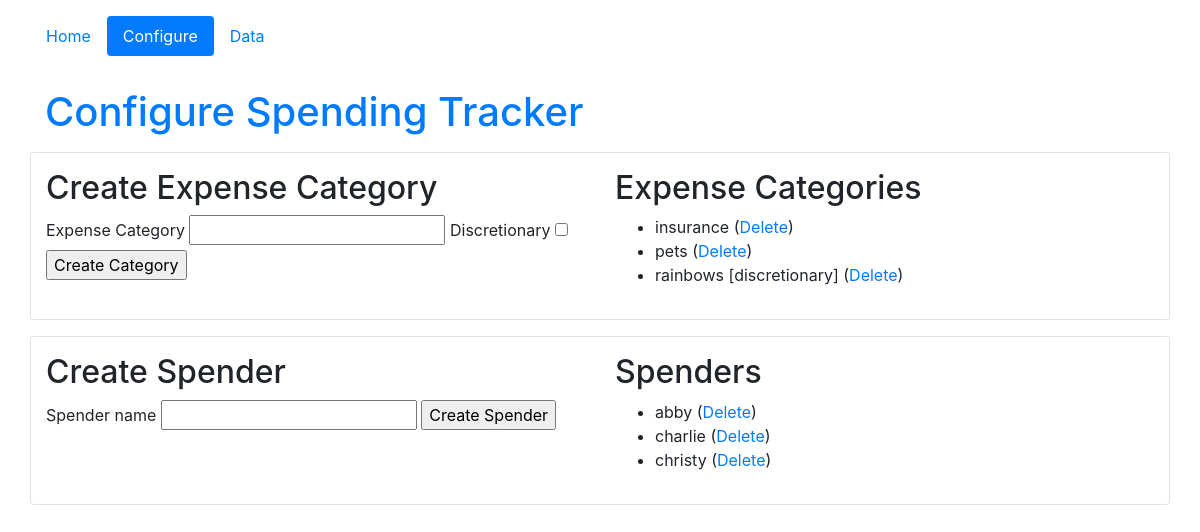
The app's page /configure, older data.
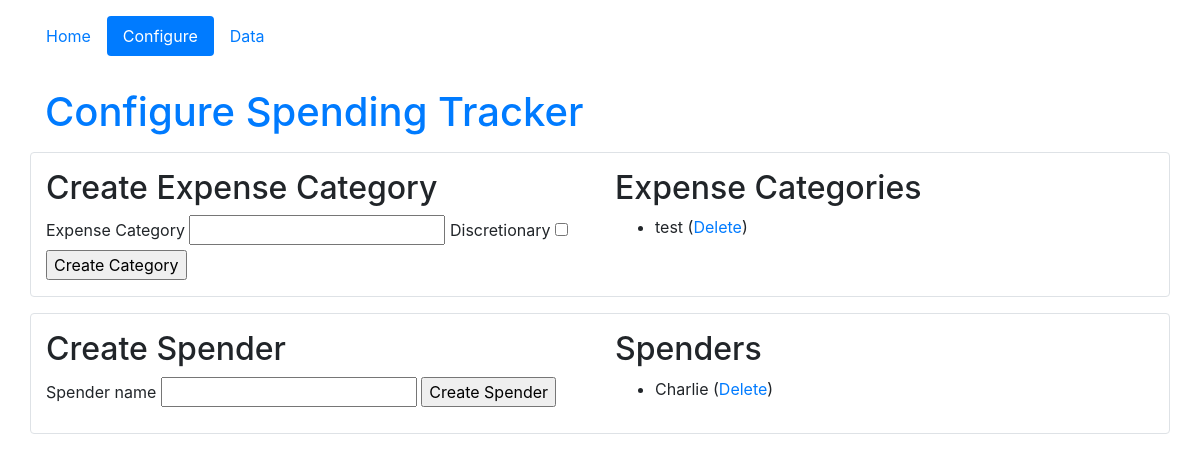
The same page, newer data.
### tracker_app/models.py (models this page shows, shortened)
class Category(db.Model):
	categoryId = db.Column(db.Integer, primary_key=True)
	expenseCategory = db.Column(db.String(50), unique=True, nullable=False)
	discretionary = db.Column(db.Boolean, nullable=False)
	expenses = db.relationship("Expense", backref="myCategory")

class User(db.Model):
    userId = db.Column(db.Integer, primary_key=True)
    username = db.Column(db.String(20), unique=True, nullable=False)
    expenses = db.relationship("Expense", backref="spender")

### tracker_app/routes.py (the view)
@app.route("/configure", methods=["GET","POST"])
def configure():
	newUserForm = forms.NewUserForm()
	newCategoryForm = forms.NewCategoryForm()
	if newUserForm.validate_on_submit():
		user = User(username=newUserForm.username.data)
		db.session.add(user)
		db.session.commit()
		flash(f"User '{user.username}' has been successfully added", "success")
		return redirect(url_for('configure'))
	if newCategoryForm.validate_on_submit():
		cat = Category(expenseCategory=newCategoryForm.category.data, discretionary=newCategoryForm.discretionary.data)
		db.session.add(cat)
		db.session.commit()
		flash(f"User '{cat.expenseCategory}' has been successfully added", "success")
		return redirect(url_for('configure'))
	return render_template('configure.html', users=User.query.order_by(User.username).all(), newUserForm=newUserForm,
				newCategoryForm=newCategoryForm, categories=Category.query.order_by(Category.expenseCategory).all())

### tracker_app/forms.py
class NewUserForm(FlaskForm):
	username = 	StringField('Spender name', validators=[DataRequired()])
	submit = SubmitField('Create Spender')

class NewCategoryForm(FlaskForm):
	category = StringField('Expense Category', validators=[DataRequired()])
	discretionary = BooleanField('Discretionary', default=False)
	submit = SubmitField('Create Category')

### tracker_app/templates/configure.html (shortened to what this page needs)
{% extends 'layout.html' %}
{% set activePage = "configure" %}
{% block content %}
<h1 class="text-primary">Configure Spending Tracker</h1>
<div class="row border rounded my-3 py-3" id="expenses-config">
	<div class="col-sm">
		<h2>Create Expense Category</h2>
		<form method="POST" action={{ url_for('configure') }}>
			{{ newCategoryForm.category.label }} {{ newCategoryForm.category(size=20) }}
			{{ newCategoryForm.discretionary.label }} {{ newCategoryForm.discretionary }}<br>
			{{ newCategoryForm.submit }}
		</form>
	</div>
	<div class="col-sm">
		<h2>Expense Categories</h2>
		<ul>
			{% for cat in categories %}
				<li>{{ cat.expenseCategory }}
					{% if cat.discretionary %}[discretionary]{% endif %}
					(<a href={{ url_for('deleteCategory', categoryId=cat.categoryId) }}>Delete</a>)
				 </li>
			{% endfor %}
		</ul>
	</div>
</div>
<div class="row border rounded my-3 py-3" id="users-config">
	<div class="col-sm">
		<h2>Create Spender</h2>
		<form method="POST" action={{ url_for('configure') }}>
			{{ newUserForm.username.label }} {{ newUserForm.username(size=20) }}
			{{ newUserForm.submit }}
		</form>
	</div>
	<div class="col-sm">
		<h2>Spenders</h2>
		<ul>
			{% for user in users %}
				<li>{{ user.username }} (<a href={{ url_for('deleteUser', userId=user.userId) }}>Delete</a>)</li>
			{% endfor %}
		</ul>
	</div>
</div>
{% endblock %}

### tracker_app/templates/layout.html (shortened to what this page needs)
<!DOCTYPE html>
<html lang="en">
<head>
<link rel="stylesheet" href="https://stackpath.bootstrapcdn.com/bootstrap/4.5.0/css/bootstrap.min.css">
</head>
<body>
	<div class="container">
		{% set navigation_bar = [
			('home', 'Home'),
			('configure', 'Configure'),
			('showData', 'Data')
		] %}
		<div class="row my-3" id="sitenav">
			<nav class="nav nav-pills nav-fill">
				{% for id, text in navigation_bar %}
					<a class="nav-item nav-link {% if id == activePage %} active{% endif %}" href="{{ url_for(id) }}">{{ text }}</a>
				{% endfor %}
			</nav>
		</div>
		<div class="row" id="content">
			<div class="col-sm">
				{% block content %}{% endblock %}
			</div>
		</div>
	</div>
</body>
</html>

Row changes from the older to the newer data that the page shows:
removed Category: expenseCategory "pets"
removed Category: expenseCategory "rainbows", discretionary "[discretionary]"
removed User: username "abby"
removed User: username "christy"
changed Category: expenseCategory "insurance" → "test"
changed User: username "charlie" → "Charlie"
